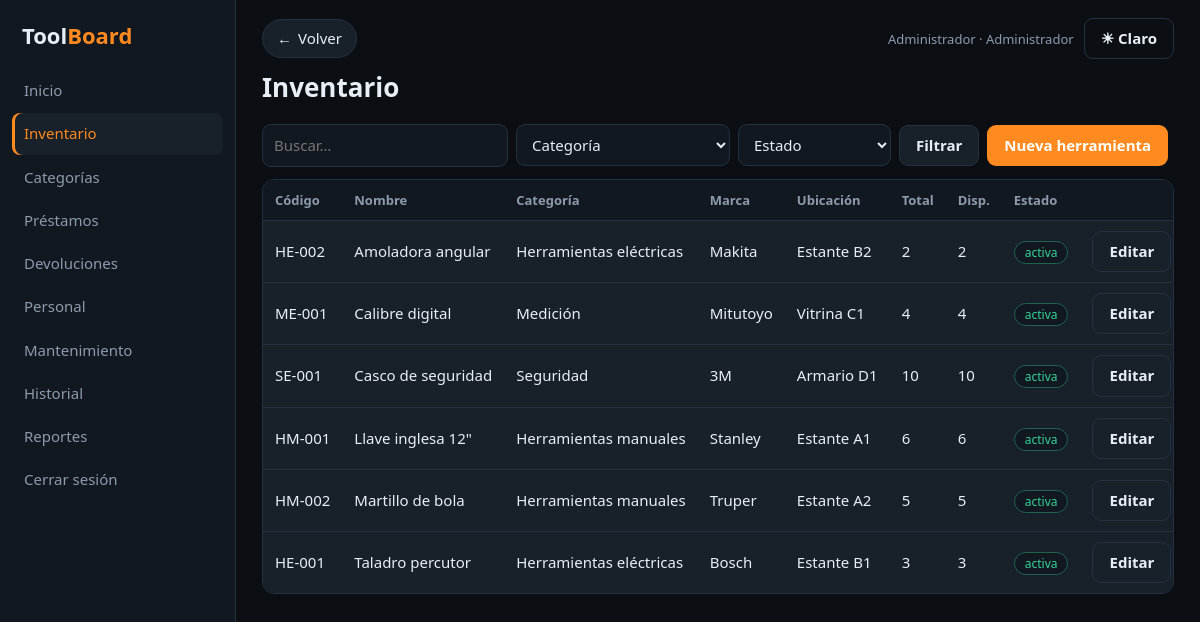
The app's page /inventario.php (signed in) with its own data.
### tables this page shows
CREATE TABLE herramientas(id INT AUTO_INCREMENT PRIMARY KEY, codigo VARCHAR(30) NOT NULL UNIQUE, nombre VARCHAR(100) NOT NULL, categoria_id INT NULL, marca VARCHAR(60), descripcion TEXT, ubicacion VARCHAR(60),
 cantidad_total INT NOT NULL DEFAULT 0, cantidad_disponible INT NOT NULL DEFAULT 0, estado ENUM('activa','mantenimiento','fuera_servicio','baja') NOT NULL DEFAULT 'activa',
 CONSTRAINT ck_stock CHECK (cantidad_disponible>=0 AND cantidad_disponible<=cantidad_total), INDEX(estado), INDEX(nombre),
 CONSTRAINT fk_h_cat FOREIGN KEY(categoria_id) REFERENCES categorias(id));

CREATE TABLE categorias(id INT AUTO_INCREMENT PRIMARY KEY, nombre VARCHAR(60) NOT NULL UNIQUE, activo TINYINT(1) NOT NULL DEFAULT 1);

### functions.php (called while the page is built, shortened)
<?php
require_once __DIR__ . '/database.php';
function e($s) { return htmlspecialchars((string)$s, ENT_QUOTES, 'UTF-8'); }
function q($sql, $p = []) { $s = db()->prepare($sql); $s->execute($p); return $s; }
function is_admin() { return ($_SESSION['rol'] ?? '') === 'admin'; }

### database.php (called while the page is built, shortened)
<?php
function db(): PDO {
    static $p = null;
    if (!$p) {
        $p = new PDO('mysql:host=' . DB_HOST . ';dbname=' . DB_NAME . ';charset=utf8mb4', DB_USER, DB_PASS, [
            PDO::ATTR_ERRMODE => PDO::ERRMODE_EXCEPTION,
            PDO::ATTR_DEFAULT_FETCH_MODE => PDO::FETCH_ASSOC,
            PDO::ATTR_EMULATE_PREPARES => false,
        ]);
    }
    return $p;
}

### inventario.php (the view, shortened to what this page needs)
<?php $title = 'Inventario'; require_once __DIR__ . '/header.php';
$s = trim($_GET['s'] ?? ''); $c = (int)($_GET['c'] ?? 0); $st = $_GET['e'] ?? '';
$w = ["h.estado<>'baja'"]; $p = [];
$rows = q('SELECT h.*,c.nombre cat FROM herramientas h LEFT JOIN categorias c ON c.id=h.categoria_id WHERE ' . implode(' AND ', $w) . ' ORDER BY h.nombre', $p)->fetchAll();
$cats = q('SELECT id,nombre FROM categorias WHERE activo=1 ORDER BY nombre')->fetchAll();
?>
<form class="in" method="get"><input name="s" placeholder="Buscar…" value="<?= e($s) ?>">
<select name="c"><option value="">Categoría</option><?php foreach ($cats as $k): ?><option value="<?= $k['id'] ?>" <?= $c == $k['id'] ? 'selected' : '' ?>><?= e($k['nombre']) ?></option><?php endforeach; ?></select>
<select name="e"><option value="">Estado</option><?php foreach (['activa', 'mantenimiento', 'fuera_servicio'] as $x): ?><option <?= $st === $x ? 'selected' : '' ?>><?= $x ?></option><?php endforeach; ?></select>
<button class="btn s">Filtrar</button> <a class="btn" href="agregar_herramienta.php">Nueva herramienta</a></form>
<div class="wrap"><table><tr><th>Código</th><th>Nombre</th><th>Categoría</th><th>Marca</th><th>Ubicación</th><th>Total</th><th>Disp.</th><th>Estado</th><th></th></tr>
<?php foreach ($rows as $r): ?><tr><td><?= e($r['codigo']) ?></td><td><?= e($r['nombre']) ?></td><td><?= e($r['cat']) ?></td><td><?= e($r['marca']) ?></td><td><?= e($r['ubicacion']) ?></td>
<td><?= $r['cantidad_total'] ?></td><td><?= $r['cantidad_disponible'] ?></td><td><span class="tag <?= e($r['estado']) ?>"><?= e($r['estado']) ?></span></td>
<td><a class="btn s" href="editar_herramienta.php?id=<?= $r['id'] ?>">Editar</a>
</td></tr>
<?php endforeach; ?></table></div>
<?php require_once __DIR__ . '/footer.php'; ?>

### header.php (shortened to what this page needs)
<?php
$cur = basename($_SERVER['SCRIPT_NAME']);
$grp = ['agregar_herramienta.php' => 'inventario.php', 'editar_herramienta.php' => 'inventario.php', 'registrar_prestamo.php' => 'prestamos.php'];
$act = $grp[$cur] ?? $cur;
$back = ['dashboard.php' => 'index.php'] + $grp;
$back = $back[$cur] ?? 'dashboard.php';
$menu = ['dashboard.php' => 'Inicio', 'inventario.php' => 'Inventario', 'categorias.php' => 'Categorías', 'prestamos.php' => 'Préstamos',
    'devoluciones.php' => 'Devoluciones', 'personal.php' => 'Personal', 'mantenimiento.php' => 'Mantenimiento',
    'historial.php' => 'Historial', 'reportes.php' => 'Reportes', 'logout.php' => 'Cerrar sesión'];
?><!DOCTYPE html>
<html lang="es"><head><?php require_once __DIR__ . '/head.php'; ?></head>
<body class="app">
<aside class="side noprint" id="side"><a class="brand" href="index.php">Tool<span>Board</span></a><nav>
<?php foreach ($menu as $f => $n): if (!is_admin() && in_array($f, ['categorias.php', 'personal.php'])) continue; ?><a href="<?= $f ?>" class="<?= $f === $act ? 'on' : '' ?>"><?= e($n) ?></a><?php endforeach; ?>
</nav></aside><main>
<div class="top noprint"><a class="back" href="<?= $back ?>"><i>←</i> Volver</a><span class="sp"></span>
<span class="who"><?= e($_SESSION['nombre'] ?? '') ?> · <?= is_admin() ? 'Administrador' : 'Usuario' ?></span>
<button class="btn g" data-theme-toggle type="button"></button><button class="burger" id="burger" type="button" aria-label="Menú">☰</button></div>
<h2><?= e($title ?? '') ?></h2>

### head.php (shortened to what this page needs)
<?php require_once __DIR__ . '/functions.php'; ?>
<link rel="stylesheet" href="style.css"><link rel="stylesheet" href="responsive.css">

### footer.php
</main><script src="script.js"></script></body></html>

### style.css (style rules this page uses)
:root,[data-theme=dark] { --bg:#0b0f14;--bg2:#121820;--card:#18202a;--bd:#263140;--tx:#e8eef5;--mut:#8d9bad;--ac:#ff8a1f;--ac2:#3b82f6;--ok:#34d399;--warn:#fbbf24;--bad:#f87171;--sh:0 8px 24px #0006 }
* { box-sizing:border-box }
html { scroll-behavior:smooth }
body { margin:0;font:15px/1.55 system-ui,"Segoe UI",Roboto,sans-serif;background:var(--bg);color:var(--tx);overflow-x:hidden;transition:background .25s,color .25s }
a { color:var(--ac2) }
.app { display:flex;min-height:100vh }
.brand { font-weight:800;font-size:22px;color:var(--tx);text-decoration:none }
.brand span { color:var(--ac) }
.side { width:236px;background:var(--bg2);border-right:1px solid var(--bd);padding:18px 12px;flex-shrink:0;position:sticky;top:0;height:100vh;overflow-y:auto;transition:transform .25s }
.side .brand { display:block;margin:0 10px 18px }
.side nav a { display:block;padding:9px 12px;margin:2px 0;border-radius:8px;color:var(--mut);text-decoration:none;transition:.15s }
.side nav a.on { background:var(--card);color:var(--ac);box-shadow:inset 3px 0 var(--ac) }
main { flex:1;padding:18px 26px 40px;min-width:0 }
h2 { margin:6px 0 16px;font-size:26px }
.top { display:flex;align-items:center;gap:10px;margin-bottom:8px }
.who { color:var(--mut);font-size:13px }
.back { display:inline-flex;align-items:center;gap:6px;padding:7px 14px;border:1px solid var(--bd);border-radius:999px;background:var(--card);color:var(--tx);text-decoration:none;transition:.2s }
.back i { font-style:normal;transition:transform .2s }
.wrap { overflow-x:auto;margin:12px 0;border:1px solid var(--bd);border-radius:12px;background:var(--card) }
table { width:100%;border-collapse:collapse }
th,td { padding:10px 12px;border-bottom:1px solid var(--bd);text-align:left;white-space:nowrap }
th { color:var(--mut);font-weight:600;font-size:13px;background:var(--bg2) }
tr:last-child td { border-bottom:0 }
input,select,textarea { padding:9px 11px;border:1px solid var(--bd);border-radius:9px;background:var(--bg2);color:var(--tx);font:inherit;max-width:100%;transition:border-color .15s,box-shadow .15s }
.btn { background:var(--ac);color:#fff;border:1px solid transparent;padding:8px 16px;border-radius:9px;cursor:pointer;text-decoration:none;display:inline-block;font:inherit;font-weight:600;transition:transform .15s,filter .15s,box-shadow .15s }
.btn.s { background:var(--card);color:var(--tx);border-color:var(--bd) }
.btn.g { background:transparent;color:var(--tx);border-color:var(--bd) }
form.in { display:flex;gap:8px;flex-wrap:wrap;align-items:center;margin:0 0 6px }
.tag { padding:2px 10px;border-radius:999px;font-size:12px;background:var(--bg2);border:1px solid var(--bd);color:var(--mut) }
.tag.activa,.tag.finalizado,.tag.devuelto { color:var(--ok);border-color:#34d39966 }
main>*,.acard,.hero>* { animation:up .4s both }

### records on screen
herramientas: codigo "HE-002", nombre "Amoladora angular", categoria.nombre "Herramientas eléctricas", marca "Makita", ubicacion "Estante B2", cantidad_total "2", cantidad_disponible "2", estado "activa"
herramientas: codigo "ME-001", nombre "Calibre digital", categoria.nombre "Medición", marca "Mitutoyo", ubicacion "Vitrina C1", cantidad_total "4", cantidad_disponible "4", estado "activa"
herramientas: codigo "SE-001", nombre "Casco de seguridad", categoria.nombre "Seguridad", marca "3M", ubicacion "Armario D1", cantidad_total "10", cantidad_disponible "10", estado "activa"
herramientas: codigo "HM-001", nombre "Llave inglesa 12\"", categoria.nombre "Herramientas manuales", marca "Stanley", ubicacion "Estante A1", cantidad_total "6", cantidad_disponible "6", estado "activa"
herramientas: codigo "HM-002", nombre "Martillo de bola", categoria.nombre "Herramientas manuales", marca "Truper", ubicacion "Estante A2", cantidad_total "5", cantidad_disponible "5", estado "activa"
herramientas: codigo "HE-001", nombre "Taladro percutor", categoria.nombre "Herramientas eléctricas", marca "Bosch", ubicacion "Estante B1", cantidad_total "3", cantidad_disponible "3", estado "activa"

### other values on screen
$n "Inicio"
$n "Inventario"
$n "Categorías"
$n "Préstamos"
$n "Devoluciones"
$n "Personal"
$n "Mantenimiento"
$n "Historial"
$n "Reportes"
$n "Cerrar sesión"
$_SESSION['nombre'] "Administrador"
$title "Inventario"
